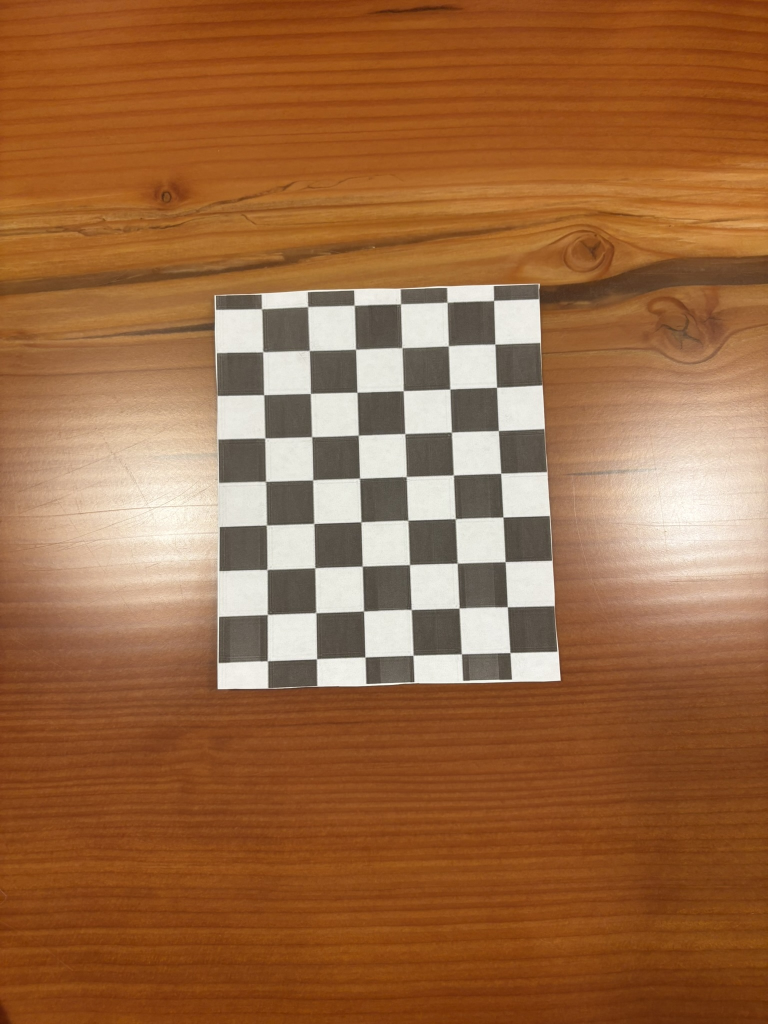
#> input picture chessboard_photos/Cameron's_iphone/IMG_4141.JPEG, 1536 x 2048 px, given in place of IMG_4227.MOV, which was not available (shown at 1/2 size)
$ python detect_WhiteSquare.py
#> lines starting #> are read from the running program, lines starting #| are printed output that depends on the picture; after the words box and inside, x2 and y2 are one past the last pixel; in counts of white or black regions, pixels touching at a corner belong together; pictures that were not available may be replaced by others from this repository, and a replacement may not be noted
import cv2
import os
import numpy as np
import math

#some concerns about min pixel area in detection and camera shake but works decent

#initalize each contour that passes two tests into an object
class Tracked_contours:

    # [9 lines left out: function __init__, not called in this run]

    def get_streak(self):
        return self.streak

    def get_id(self):
        return self.id

    def reset_status(self):
        self.status = "available"
        self.missing_frames += 1

    def get_status(self):
        return self.status

    def get_rect(self):
        return self.x, self.w, self.y, self.h

    # [86 lines left out: functions update, get_distance_to, found_match, Whiteness_check, square_test, not called in this run]
#------------------------------------------------------------------------------
#test to see how many vertexs needed to plot outer contour of detected object
def vertex_amount_test(checked_contour):
    precision = 0.02
    epsilon = precision*cv2.arcLength(checked_contour, True)
    approx = cv2.approxPolyDP(checked_contour, epsilon, True)

    if len(approx) == 4 and cv2.isContourConvex(approx) :
            return True

    return False
#-------------------------------------------------------------------------------

"""
Largely copied from the __main__ part, intended for checking single images. messy, should really be refactored before prod. use
"""
# [39 lines left out: function detect_white_square_cv2_version_2, not called in this run]

if __name__ == "__main__":
    path = "white_square_videos"
    video_name = "IMG_4227.MOV"
    full_path = os.path.join(path, video_name)

    video = cv2.VideoCapture(full_path)

    if not video.isOpened():
        print("Error: Could not open video.")
        exit()


    cv2.namedWindow('webcam', cv2.WINDOW_NORMAL)
    cv2.namedWindow('mask', cv2.WINDOW_NORMAL)

    cv2.resizeWindow('webcam', 600, 800)
    cv2.resizeWindow('mask', 600, 800)
    # ---------------------------

    #grabbed these three lines from a stack overflow post(not sure if ranges need to be tweaked)
    sensitivity = 20
    lower_hsv = np.array([0,0,255 - sensitivity])
    upper_hsv = np.array([255,255 - sensitivity,255])

    min_pixel_area = 300 # could cause problems if really far away maybe?
    id_counter = 0
    existing_valid_contours = []
    streak_min = 20


    while True:
        ret, img = video.read()
#> img is the input picture: shape (2048, 1536, 3); mean B, G, R 67.1, 106, 155.6

        for contour in existing_valid_contours:
            contour.reset_status()

        image = cv2.cvtColor(img, cv2.COLOR_BGR2HSV)
#> image: shape (2048, 1536, 3); mean H, S, V 14.7, 154.3, 155.6
        mask = cv2.inRange(image, lower_hsv, upper_hsv)
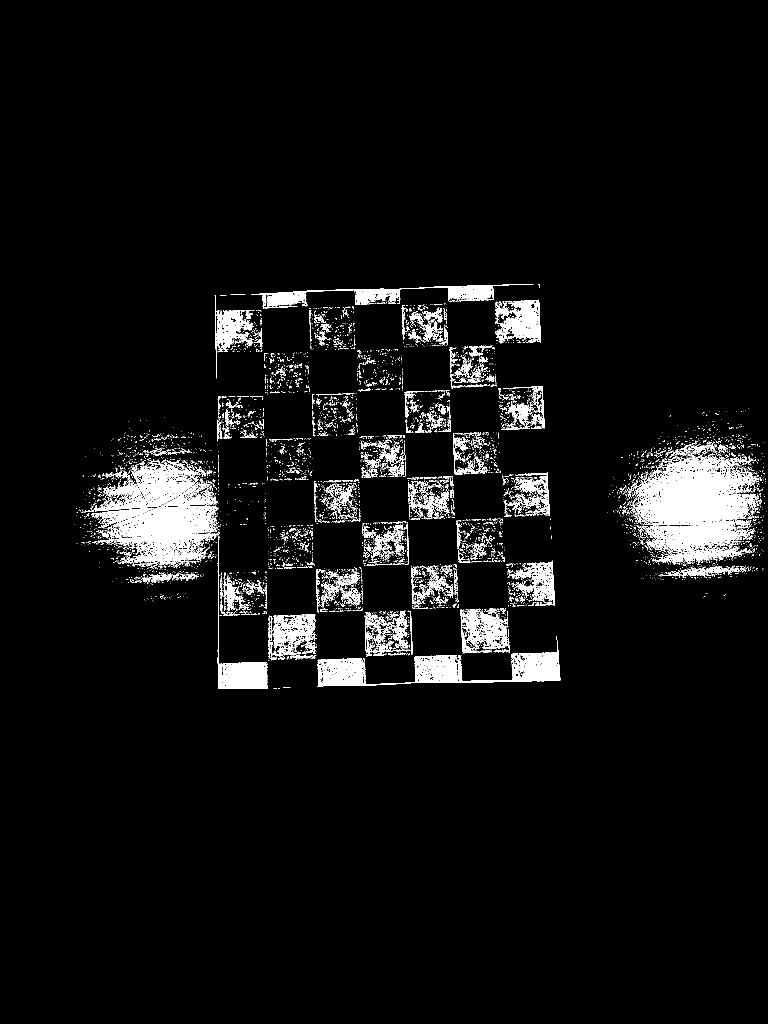
#> mask: shape (2048, 1536) (shown at 1/2 size); 5.4% white; 5062 white regions (4672 under 20 px)

        contours, hierarchy = cv2.findContours(mask, cv2.RETR_EXTERNAL, cv2.CHAIN_APPROX_SIMPLE)
#> contours = 5029 contours, 4826 with area under 20; largest, box (x1, y1, x2, y2) and area: (1262, 908, 1519, 1130) 35710, (195, 1011, 436, 1133) 18232, (634, 1281, 1121, 1373) 15108, (167, 920, 435, 1025) 12483, (502, 568, 1067, 617) 6689

        if len(contours) != 0:
            for contour in contours:
                if cv2.contourArea(contour) > min_pixel_area:
                    x, y, w, h = cv2.boundingRect(contour)

                    if vertex_amount_test(contour):

                        if Whiteness_check(contour, mask):
                            if found_match(existing_valid_contours, x, w, y, h) != True:
                                valid_contour = Tracked_contours(id_counter, x, w, y, h)
                                existing_valid_contours.append(valid_contour)
                                id_counter += 1
#> this loop made 5029 passes
#> (x, y, w, h, precision in vertex_amount_test, epsilon in vertex_amount_test) on pass 60: (634, 1281, 487, 92, 0.02, 32.92)
#> (x, y, w, h) on passes 96, 130, 171, 185, 439, 638: (730, 1253, 80, 60), (537, 1228, 94, 93), (729, 1221, 88, 76), (921, 1217, 99, 91), (680, 1175, 41, 38), (440, 1151, 47, 72)
#> after the loop, existing_valid_contours = []; id_counter = 0


        existing_valid_contours = [obj for obj in existing_valid_contours if obj.missing_frames < 10]

        for contour in existing_valid_contours:
            contour.reset_status() #important line
            streak = contour.get_streak()
            id = contour.get_id()
            x, w, y, h = contour.get_rect()
            if streak > streak_min:
                cv2.rectangle(img, (x, y), (x + w,y + h), (0,0,255), 3)
                cv2.putText(img, f"streak:{streak}_ID:{id}", (x, y-10), cv2.FONT_HERSHEY_SIMPLEX, 1, (0,0,255), 2)
#> this loop made 0 passes


        cv2.imshow('mask', mask)
        cv2.imshow('webcam', img)


        if cv2.waitKey(30) & 0xFF == 27:
#> (key Esc is pressed here)
            break

    video.release()
    cv2.destroyAllWindows()

$ run again, on chessboard_photos/Cameron's_iphone/IMG_4142.JPEG
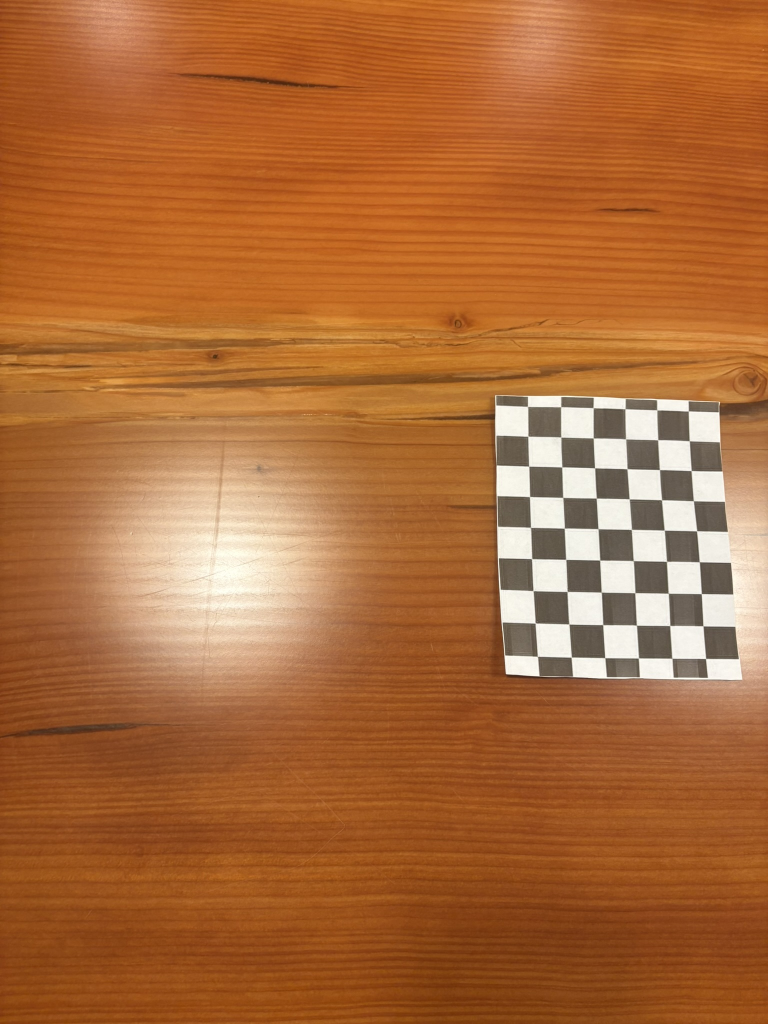
#> input picture chessboard_photos/Cameron's_iphone/IMG_4142.JPEG, 1536 x 2048 px, given in place of IMG_4227.MOV, which was not available (shown at 1/2 size)
#> img is the input picture: shape (2048, 1536, 3); mean B, G, R 57, 105.9, 171.4
#> image: shape (2048, 1536, 3); mean H, S, V 13.4, 174.4, 171.4
#> `mask = cv2.inRange(image, lower_hsv, upper_hsv)`:
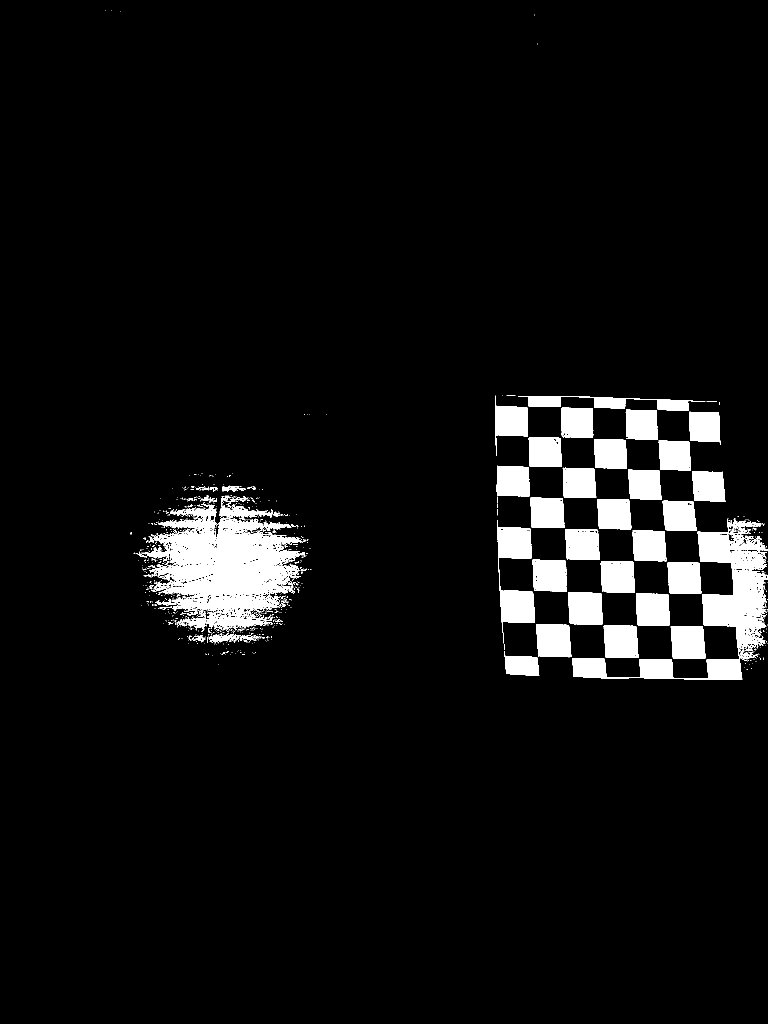
#> mask: shape (2048, 1536) (shown at 1/2 size); 5.9% white; 735 white regions (665 under 20 px)
#> contours = 730 contours, 685 with area under 20; largest, box (x1, y1, x2, y2) and area: (283, 991, 611, 1262) 45687, (1144, 1037, 1536, 1360) 28198, (995, 1040, 1070, 1287) 8130, (1072, 1248, 1143, 1315) 4158, (1207, 1251, 1277, 1316) 4133
#> the loop `for contour in contours:` made 730 passes
#> (x, y, w, h, precision in vertex_amount_test, epsilon in vertex_amount_test) on pass 40: (1009, 1302, 70, 50, 0.02, 4.53)
#> after the loop `for contour in contours:`: existing_valid_contours = 13 items; id_counter = 13
#> the loop `for contour in existing_valid_contours:` made 13 passes
#> (streak, x, w, y, h) on passes 1 to 8: (0, 1341, 70, 1252, 65), (1, 1272, 68, 1187, 64), (1, 1136, 69, 1185, 64), (0, 1335, 68, 1124, 64), (0, 1201, 69, 1122, 64), (1, 1130, 69, 1058, 62), (1, 1384, 67, 943, 61), (1, 1256, 67, 939, 61)

$ run again, on chessboard_photos/Cameron's_iphone/IMG_4143.JPEG
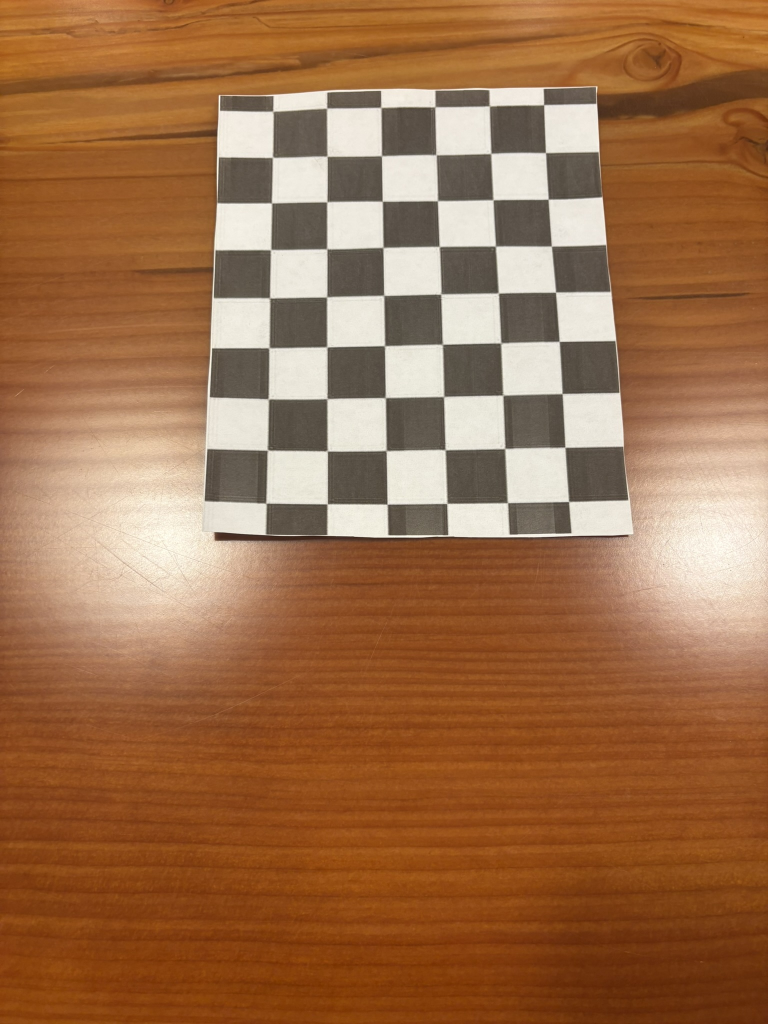
#> input picture chessboard_photos/Cameron's_iphone/IMG_4143.JPEG, 1536 x 2048 px, given in place of IMG_4227.MOV, which was not available (shown at 1/2 size)
#> img is the input picture: shape (2048, 1536, 3); mean B, G, R 74.8, 110.7, 156.8
#> image: shape (2048, 1536, 3); mean H, S, V 14.4, 143.5, 156.8
#> `mask = cv2.inRange(image, lower_hsv, upper_hsv)`:
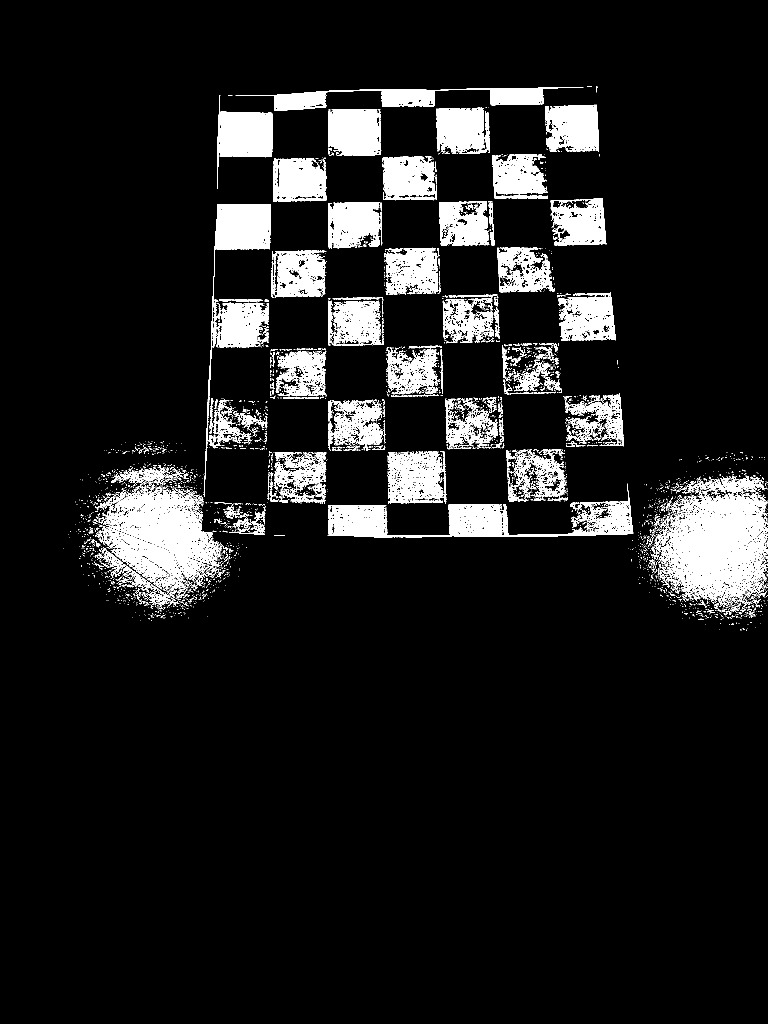
#> mask: shape (2048, 1536) (shown at 1/2 size); 9.9% white; 3024 white regions (2764 under 20 px)
#> contours = 2888 contours, 2733 with area under 20; largest, box (x1, y1, x2, y2) and area: (1303, 951, 1536, 1215) 39399, (187, 970, 446, 1210) 31508, (655, 967, 1267, 1075) 21198, (407, 408, 542, 994) 18028, (775, 902, 893, 1008) 10687
#> the loop `for contour in contours:` made 2888 passes
#> (x, y, w, h) on passes 838, 1071, 1488, 1516, 1648, 1748, 1893, 1913: (194, 1097, 110, 85), (458, 1034, 72, 35), (187, 970, 259, 240), (655, 967, 612, 108), (1303, 951, 233, 264), (222, 935, 150, 37), (547, 904, 106, 103), (775, 902, 118, 106)
#> after the loop `for contour in contours:`: existing_valid_contours = []; id_counter = 0

$ run again, on chessboard_photos/Cameron's_iphone/IMG_4144.JPEG
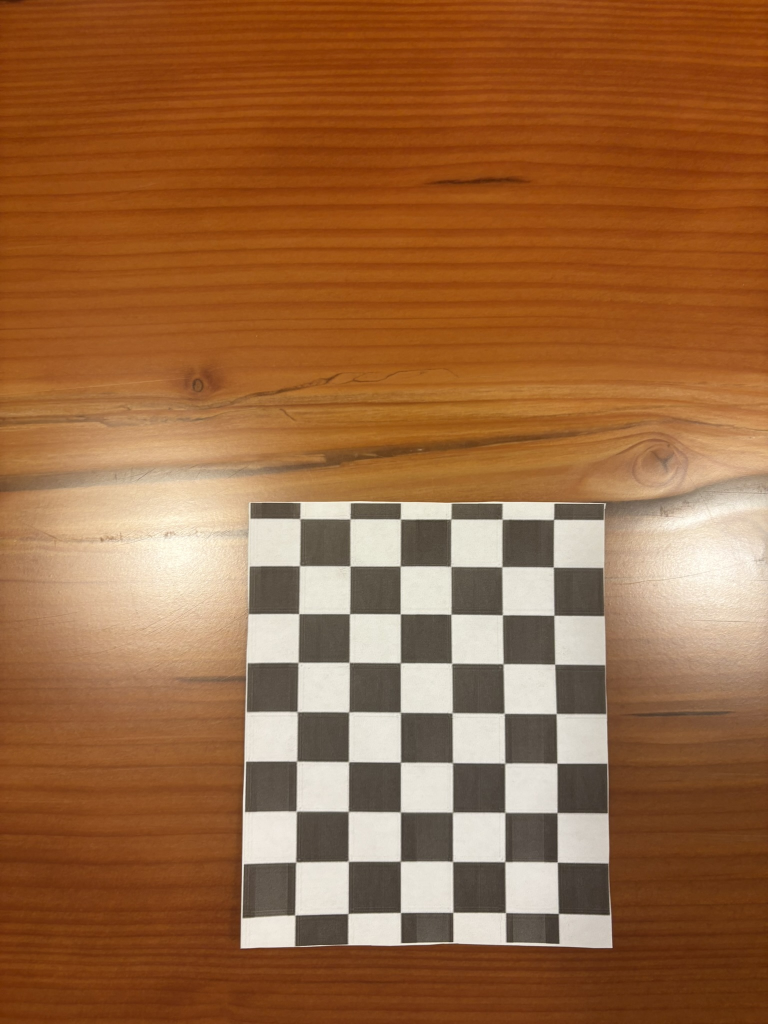
#> input picture chessboard_photos/Cameron's_iphone/IMG_4144.JPEG, 1536 x 2048 px, given in place of IMG_4227.MOV, which was not available (shown at 1/2 size)
#> img is the input picture: shape (2048, 1536, 3); mean B, G, R 64.2, 103.9, 153.3
#> image: shape (2048, 1536, 3); mean H, S, V 14.4, 157.6, 153.3
#> `mask = cv2.inRange(image, lower_hsv, upper_hsv)`:
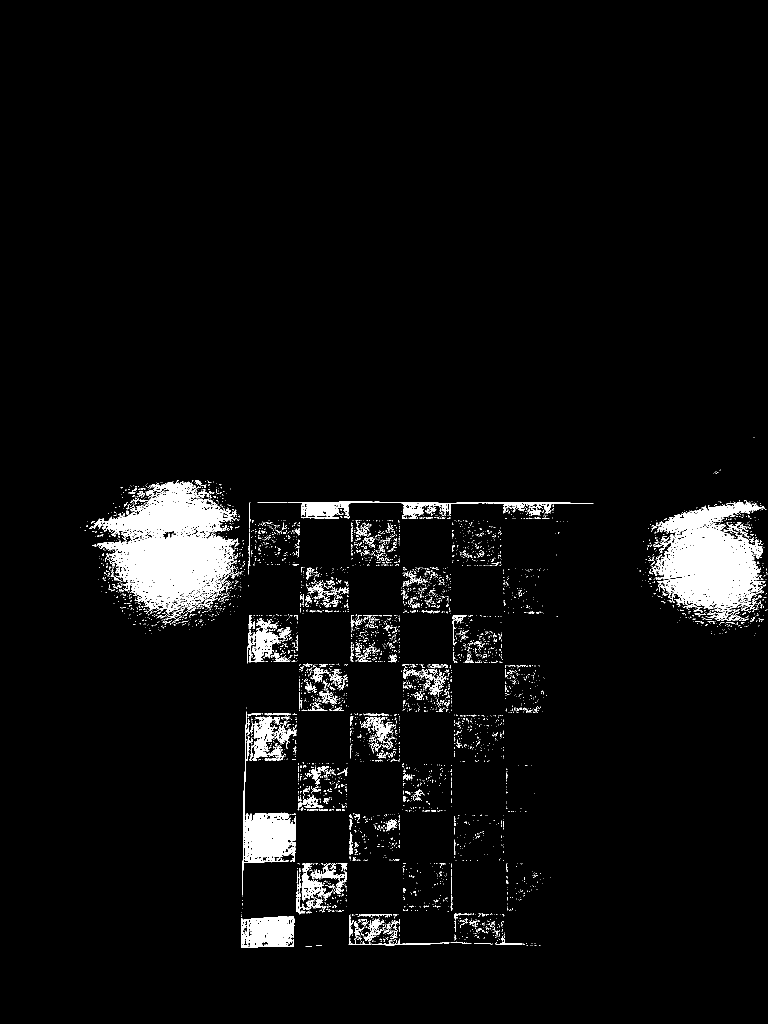
#> mask: shape (2048, 1536) (shown at 1/2 size); 4.3% white; 4530 white regions (4223 under 20 px)
#> contours = 4512 contours, 4371 with area under 20; largest, box (x1, y1, x2, y2) and area: (182, 963, 479, 1240) 43916, (1303, 1003, 1533, 1241) 30516, (484, 1423, 591, 1791) 9272, (483, 1832, 589, 1896) 5812, (575, 1003, 1187, 1038) 5092
#> the loop `for contour in contours:` made 4512 passes
#> (x, y, w, h) on passes 188, 202, 444, 478, 771, 953, 1096, 1289: (727, 1838, 42, 45), (483, 1832, 106, 64), (603, 1745, 44, 58), (621, 1728, 67, 33), (595, 1593, 50, 28), (622, 1532, 36, 40), (529, 1490, 39, 31), (547, 1443, 40, 55)
#> after the loop `for contour in contours:`: existing_valid_contours = []; id_counter = 0
